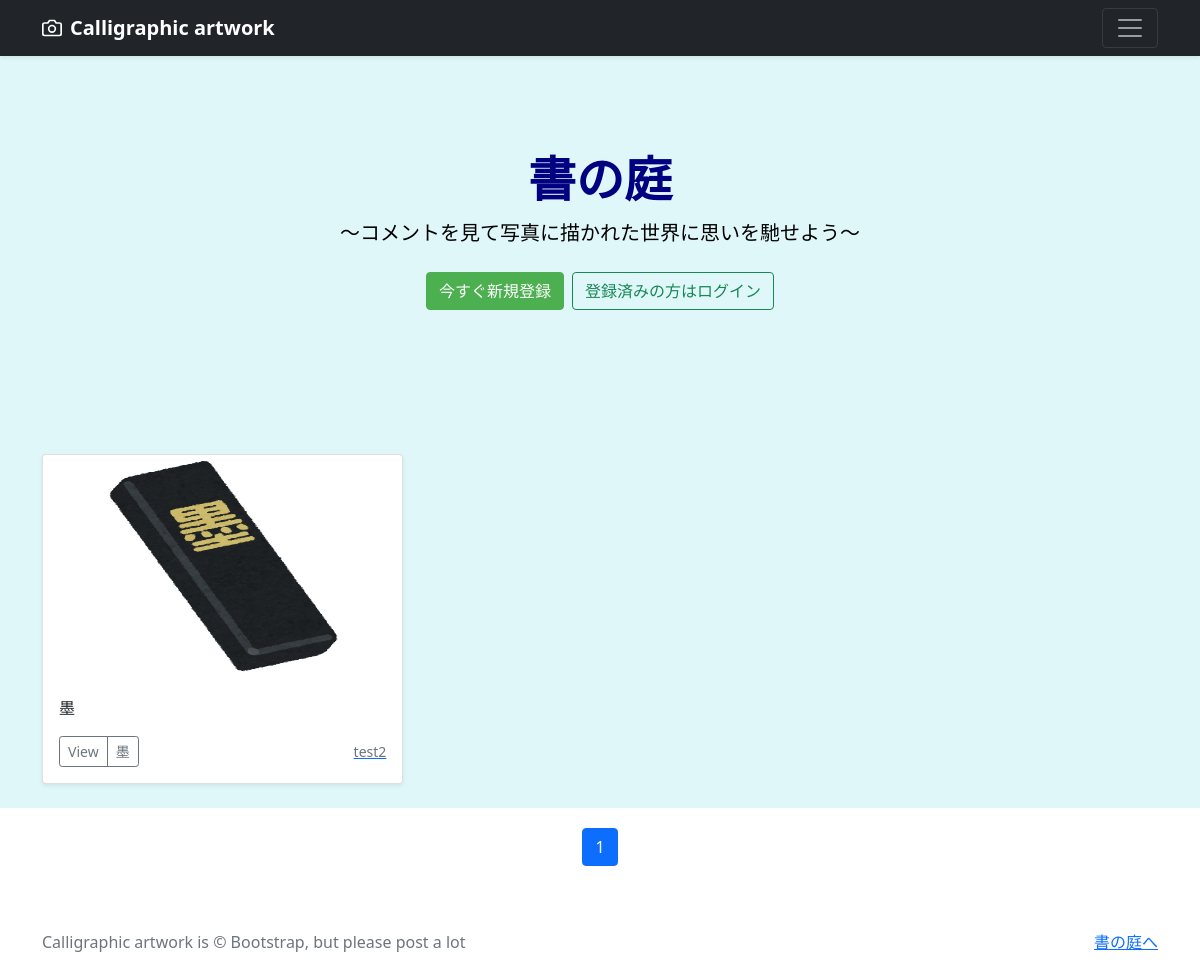
The app's page /photos/5 with its own data.
### photo/models.py (models this page shows, shortened)
class ArtWorks(models.Model):
    user = models.ForeignKey(CustomUser, verbose_name='ユーザー', on_delete=models.CASCADE)
    category = models.ForeignKey(Category, verbose_name='カテゴリ', on_delete=models.PROTECT)
    title = models.CharField(verbose_name='タイトル', max_length=200)
    comment = models.TextField(verbose_name='コメント')
    image1 = models.ImageField(verbose_name='イメージ1', upload_to='photos')
    image2 = models.ImageField(verbose_name='イメージ2', upload_to='photos', blank=True, null=True)
    image3 = models.ImageField(verbose_name='イメージ3', upload_to='photos', blank=True, null=True)
    image4 = models.ImageField(verbose_name='イメージ4', upload_to='photos', blank=True, null=True)
    image5 = models.ImageField(verbose_name='イメージ5', upload_to='photos', blank=True, null=True)
    image6 = models.ImageField(verbose_name='イメージ6', upload_to='photos', blank=True, null=True)
    image7 = models.ImageField(verbose_name='イメージ7', upload_to='photos', blank=True, null=True)
    image8 = models.ImageField(verbose_name='イメージ8', upload_to='photos', blank=True, null=True)
    image9 = models.ImageField(verbose_name='イメージ9', upload_to='photos', blank=True, null=True)
    image10 = models.ImageField(verbose_name='イメージ10', upload_to='photos', blank=True, null=True)
    posted_at = models.DateTimeField(verbose_name='投稿日時', auto_now_add=True)

class Category(models.Model):
    title = models.CharField(verbose_name='カテゴリ', max_length=20)

### accounts/models.py (models this page shows)
class CustomUser(AbstractUser):
    pass

### photo/views.py (the view)
# urls.py: path('photos/<int:category>', views.CategoryView.as_view(), name='photos_cat'),
class CategoryView(ListView):
    template_name = 'index.html'
    paginate_by = 9
    def get_queryset(self):
        category_id = self.kwargs['category']
        categories = ArtWorks.objects.filter(
            category=category_id).order_by('-posted_at')
        return categories

### photo/templates/index.html (shortened to what this page needs)
{% extends 'base.html' %}
    {% block contents %}
    {% include "photos_title.html" %}
    {% include "photos_list.html" %}
    {% include "pagination.html" %}
    {% endblock %}

### photo/templates/photos_list.html (shortened to what this page needs)
<div class="album py-4" style="background-color: #E0F7FA; margin-bottom: 20px;">
  <div class="container">
    <div class="row row-cols-1 row-cols-sm-2 row-cols-md-3 g-3">
      {% for record in object_list %}
      <div class="col">
        <div class="card shadow-sm">
          <img src="{{ record.image1.url }}"
               class="bd-placeholder-img card-img-top"
               width="100%" height="225"
               xmlns="http://www.w3.org/2000/svg"
               role="img" aria-label="Placeholder: Thumbnail"
               preserveAspectRatio="xMidYMid slice"
               focusable="false">
               <rect width="100%" height="100%" fill="#55595c"/>
          <div class="card-body">
            <p class="card-text">
              {{record.title}}
            </p>
            <div class="d-flex justify-content-between align-items-center">
              <div class="btn-group">
                <button type="button"
                        class="btn btn-sm btn-outline-secondary"
                        onclick="location.href='{% url 'photo:photo_detail' record.pk %}'">
                        View</button>
                <button type="button"
                        class="btn btn-sm btn-outline-secondary"
                        onclick="location.href='{% url 'photo:photos_cat' category=record.category.id %}'">
                        {{record.category.title}}</button>
              </div>
              <a href="{% url 'photo:user_list' user=record.user.id%}">
                <small class="text-muted">{{record.user.username}}</small>
              </a>
            </div>
          </div>
        </div>
      </div>
      {% endfor %}
    </div>
  </div>
</div>

### photo/templates/base.html (style rules this page uses)
.bd-placeholder-img { font-size: 1.125rem; text-anchor: middle; -webkit-user-select: none; -moz-user-select: none; user-select: none; }

### records on screen
ArtWorks: image1 (picture), title "墨", category "墨", user.username "test2"

### other values on screen
{{ num }} "1"
